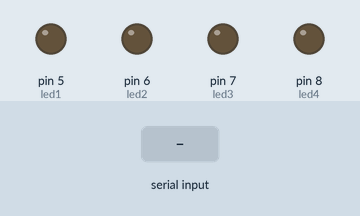
The sketch below on a simulated Arduino Uno, built with avr-gcc and run on an emulated ATmega328P. Parts: output pins drawn as LEDs (lit = HIGH). The test bench sets the inputs (shaded band).

Above: at 1.2 s.
1.3 s: "5\n" received over Serial
At 2.3 s:
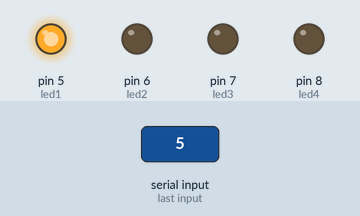
2.9 s: "90,45\n" received over Serial
At 3.8 s:
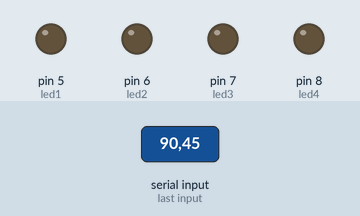
Timing chart, 0 to 5.9 s (numbered marks = the images above; inputs shaded):
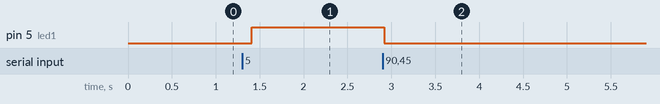

The sketch:

P011_ControlLed_v3.ino
```cpp
int led1=5;
int led2=6;
int led3=7;
int led4=8;
void setup() {
  // put your setup code here, to run once:
  pinMode(led1,OUTPUT);
  pinMode(led2,OUTPUT);
  pinMode(led3,OUTPUT);
  pinMode(led4,OUTPUT);
  Serial.begin(9600);
  Serial.setTimeout(10);
}
int v;
void loop() {
  if(Serial.available()>0)
  {
    v=Serial.readString().toInt();
    apagaleds();
    digitalWrite(v,1);
  }
delay(100);
}
void apagaleds()
{   digitalWrite(led1,0);
    digitalWrite(led2,0);
    digitalWrite(led3,0);
    digitalWrite(led4,0);
}
```

Measured:
- after the input at 1.3 s, pin 5 (led1): LOW → HIGH after 0.11 s
- after the input at 2.9 s, pin 5 (led1): HIGH → LOW at once
